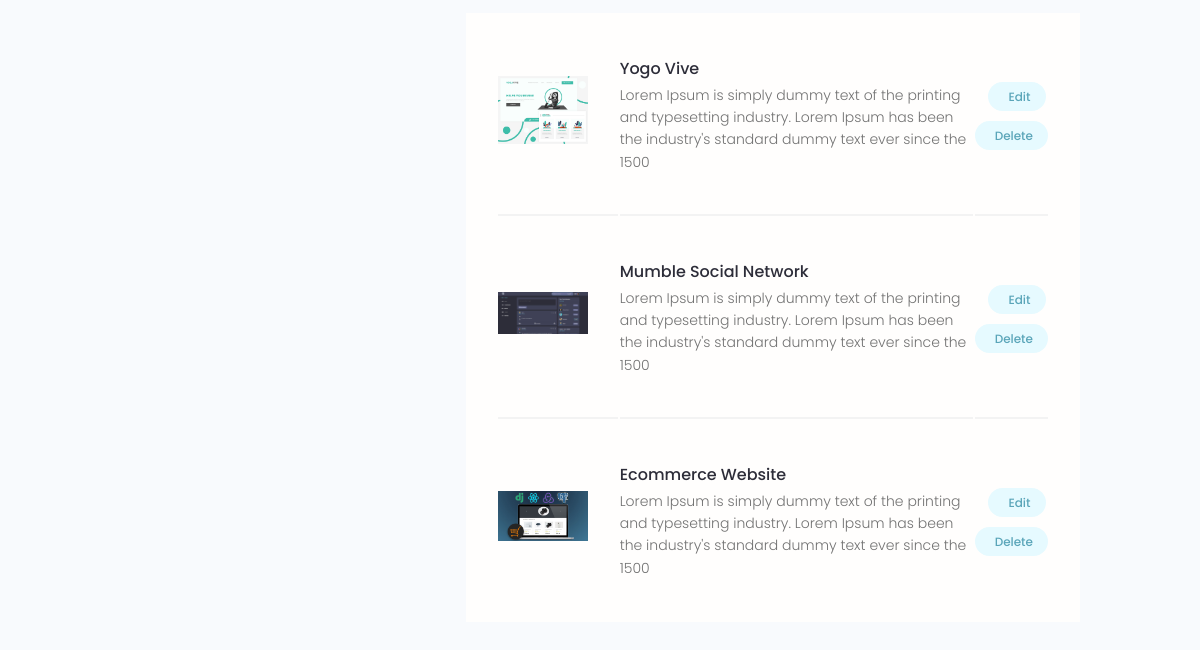
Page /account/ (signed in, lower part) on the earlier database version.
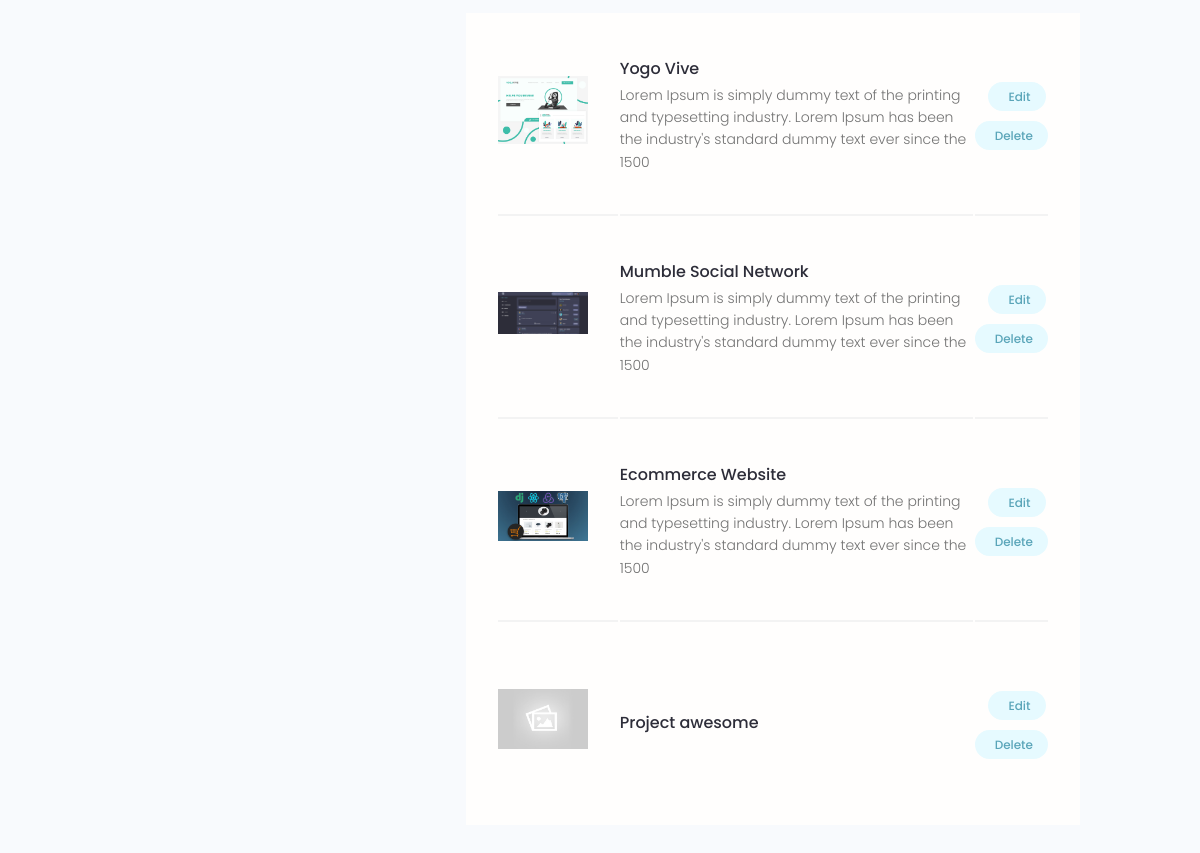
Same page on the later database version.
### projects/models.py (models this page shows, shortened)
class Project(models.Model):
    owner = models.ForeignKey(Profile, null=True, blank=True, on_delete=models.CASCADE)
    title = models.CharField(max_length=200)
    description = models.TextField(null=True, blank=True) # null is for the DB and blank is for the
    featured_image = models.ImageField(null=True, blank=True, upload_to='projects/', default="default.jpg")
    demo_link = models.CharField(max_length=2000, null=True, blank=True)
    source_link = models.CharField(max_length=2000, null=True, blank=True)
    tags = models.ManyToManyField('Tag', blank=True)
    vote_total = models.IntegerField(default=0, null=True, blank=True)
    vote_ratio = models.IntegerField(default=0, null=True, blank=True)
    created = models.DateTimeField(auto_now_add=True)
    id = models.UUIDField(default=uuid.uuid4, unique=True, primary_key=True, editable=False)
    class Meta:
        ordering = ['-vote_ratio', '-vote_total', 'title']
    @property
    def imageUrl(self):
        try:
            url = self.featured_image.url
        except:
            url = ''
        return url

### users/views.py (the view)
# urls.py: path('account/', views.userAccount, name='account'),
@login_required(login_url="login")
def userAccount(request):
    profile = request.user.profile
    projects = profile.project_set.all()
    skills = profile.skill_set.all()
    context = {'profile': profile, 'skills': skills, 'projects': projects }
    return render(request, 'users/account.html', context)

### users/models.py (called while the page is built)
    @property
    def imageUrl(self):
        try:
            url = self.profile_image.url
        except:
            url = ''
        return url

### users/templates/users/account.html (shortened to what this page needs)
{% extends 'main.html' %}
{% block content %}
  <main class="settingsPage profile my-md">
    <div class="container">
      <div class="layout">
        <div class="column column--1of3">
        </div>
        <div class="column column--2of3">
          <table class="settings__table">
            {% for project in projects %}
              <tr>
                <td class="settings__thumbnail">
                  <a href="{% url 'project' project.id %}"><img src="{{project.imageUrl}}" alt="Project Thumbnail" /></a>
                </td>
                <td class="settings__tableInfo">
                  <a href="{% url 'project' project.id %}">{{ project.title }}</a>
                  <p>{{ project.description|slice:"150" }}</p>
                </td>
                <td class="settings__tableActions">
                  <a class="tag tag--pill tag--main settings__btn" href="{% url 'update-project' project.id %}"> Edit</a>
                  <a class="tag tag--pill tag--main settings__btn" href="{% url 'delete-project' project.id%}?next=/account">
                    Delete</a>
                </td>
              </tr>
            {% endfor %}
          </table>
        </div>
      </div>
    </div>
  </main>
  {% endblock %}

Differences in the rows shown:
added Project: imageUrl (placeholder picture), title "Project awesome"
